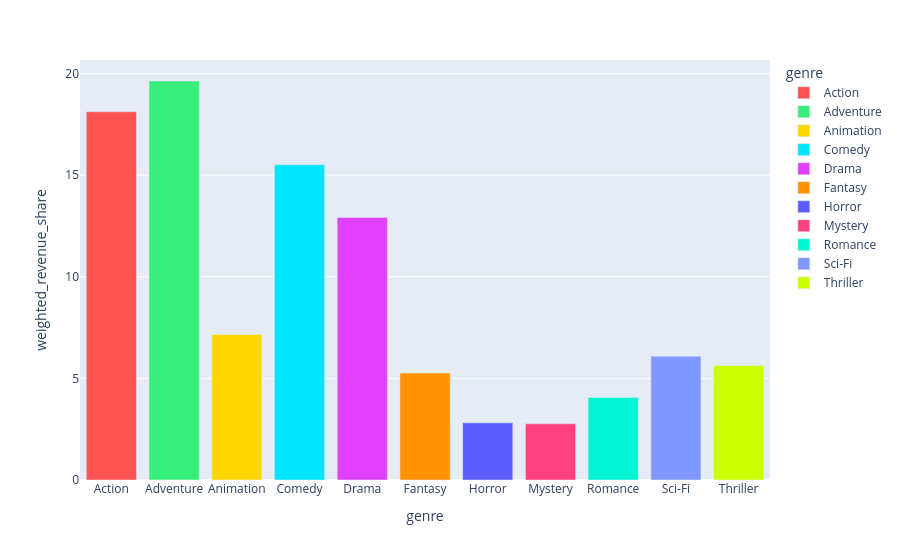

This figure's notebook cell:
### Code cell
df_revenue_total = df.copy()
df_revenue_total = df_revenue_total[df_revenue_total["genre"].isin(genres_list)]
df_revenue_total["weighted_revenue"] = df_revenue_total["revenue"]*df_revenue_total["genre_weight"]
df_revenue_total = df_revenue_total.groupby("genre",as_index=False).agg(sum_weighted_revenue=("weighted_revenue","sum"))[["genre","sum_weighted_revenue"]]
df_revenue_total["weighted_revenue_share"] = (df_revenue_total["sum_weighted_revenue"])*100/(df_revenue_total["sum_weighted_revenue"].sum())

fig = px.bar(
    df_revenue_total,
    x="genre",
    y="weighted_revenue_share",
    color="genre",
    color_discrete_map=genre_color_map
)

fig.show()

### Figure 1 — Plotly figure (JSON) as saved in the notebook; plotly's stock layout.template omitted (floating-point values rounded to 4 significant figures)
{"data": [{"hovertemplate": "genre=%{x}<br>weighted_revenue_share=%{y}<extra></extra>", "legendgroup": "Action", "marker": {"color": "#FF5252", "pattern": {"shape": ""}}, "name": "Action", "orientation": "v", "showlegend": true, "textposition": "auto", "type": "bar", "x": ["Action"], "xaxis": "x", "y": [18.12], "yaxis": "y"}, {"hovertemplate": "genre=%{x}<br>weighted_revenue_share=%{y}<extra></extra>", "legendgroup": "Adventure", "marker": {"color": "#38EF7D", "pattern": {"shape": ""}}, "name": "Adventure", "orientation": "v", "showlegend": true, "textposition": "auto", "type": "bar", "x": ["Adventure"], "xaxis": "x", "y": [19.64], "yaxis": "y"}, {"hovertemplate": "genre=%{x}<br>weighted_revenue_share=%{y}<extra></extra>", "legendgroup": "Animation", "marker": {"color": "#FFD700", "pattern": {"shape": ""}}, "name": "Animation", "orientation": "v", "showlegend": true, "textposition": "auto", "type": "bar", "x": ["Animation"], "xaxis": "x", "y": [7.158], "yaxis": "y"}, {"hovertemplate": "genre=%{x}<br>weighted_revenue_share=%{y}<extra></extra>", "legendgroup": "Comedy", "marker": {"color": "#00E5FF", "pattern": {"shape": ""}}, "name": "Comedy", "orientation": "v", "showlegend": true, "textposition": "auto", "type": "bar", "x": ["Comedy"], "xaxis": "x", "y": [15.52], "yaxis": "y"}, {"hovertemplate": "genre=%{x}<br>weighted_revenue_share=%{y}<extra></extra>", "legendgroup": "Drama", "marker": {"color": "#E040FB", "pattern": {"shape": ""}}, "name": "Drama", "orientation": "v", "showlegend": true, "textposition": "auto", "type": "bar", "x": ["Drama"], "xaxis": "x", "y": [12.92], "yaxis": "y"}, {"hovertemplate": "genre=%{x}<br>weighted_revenue_share=%{y}<extra></extra>", "legendgroup": "Fantasy", "marker": {"color": "#FF9100", "pattern": {"shape": ""}}, "name": "Fantasy", "orientation": "v", "showlegend": true, "textposition": "auto", "type": "bar", "x": ["Fantasy"], "xaxis": "x", "y": [5.262], "yaxis": "y"}, {"hovertemplate": "genre=%{x}<br>weighted_revenue_share=%{y}<extra></extra>", "legendgroup": "Horror", "marker": {"color": "#5C5CFF", "pattern": {"shape": ""}}, "name": "Horror", "orientation": "v", "showlegend": true, "textposition": "auto", "type": "bar", "x": ["Horror"], "xaxis": "x", "y": [2.815], "yaxis": "y"}, {"hovertemplate": "genre=%{x}<br>weighted_revenue_share=%{y}<extra></extra>", "legendgroup": "Mystery", "marker": {"color": "#FF4081", "pattern": {"shape": ""}}, "name": "Mystery", "orientation": "v", "showlegend": true, "textposition": "auto", "type": "bar", "x": ["Mystery"], "xaxis": "x", "y": [2.767], "yaxis": "y"}, {"hovertemplate": "genre=%{x}<br>weighted_revenue_share=%{y}<extra></extra>", "legendgroup": "Romance", "marker": {"color": "#00F5D4", "pattern": {"shape": ""}}, "name": "Romance", "orientation": "v", "showlegend": true, "textposition": "auto", "type": "bar", "x": ["Romance"], "xaxis": "x", "y": [4.063], "yaxis": "y"}, {"hovertemplate": "genre=%{x}<br>weighted_revenue_share=%{y}<extra></extra>", "legendgroup": "Sci-Fi", "marker": {"color": "#8099FF", "pattern": {"shape": ""}}, "name": "Sci-Fi", "orientation": "v", "showlegend": true, "textposition": "auto", "type": "bar", "x": ["Sci-Fi"], "xaxis": "x", "y": [6.093], "yaxis": "y"}, {"hovertemplate": "genre=%{x}<br>weighted_revenue_share=%{y}<extra></extra>", "legendgroup": "Thriller", "marker": {"color": "#CCFF00", "pattern": {"shape": ""}}, "name": "Thriller", "orientation": "v", "showlegend": true, "textposition": "auto", "type": "bar", "x": ["Thriller"], "xaxis": "x", "y": [5.641], "yaxis": "y"}], "layout": {"barmode": "relative", "legend": {"title": {"text": "genre"}, "tracegroupgap": 0}, "margin": {"t": 60}, "xaxis": {"anchor": "y", "categoryarray": ["Action", "Adventure", "Animation", "Comedy", "Drama", "Fantasy", "Horror", "Mystery", "Romance", "Sci-Fi", "Thriller"], "categoryorder": "array", "domain": [0, 1], "title": {"text": "genre"}}, "yaxis": {"anchor": "x", "domain": [0, 1], "title": {"text": "weighted_revenue_share"}}}}
